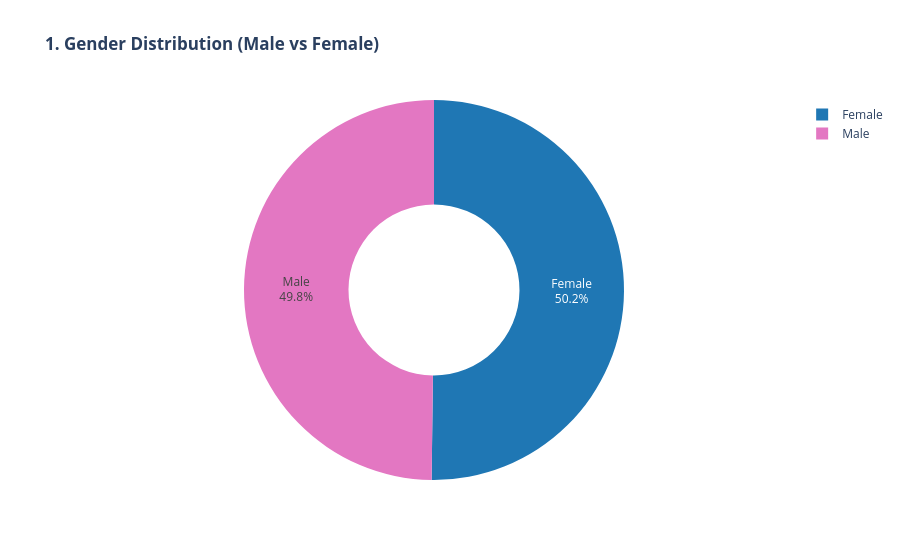
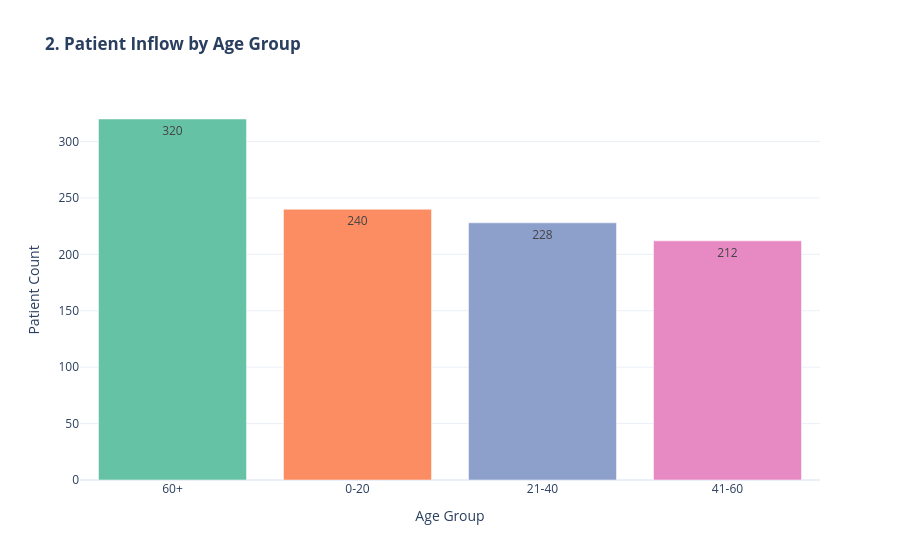
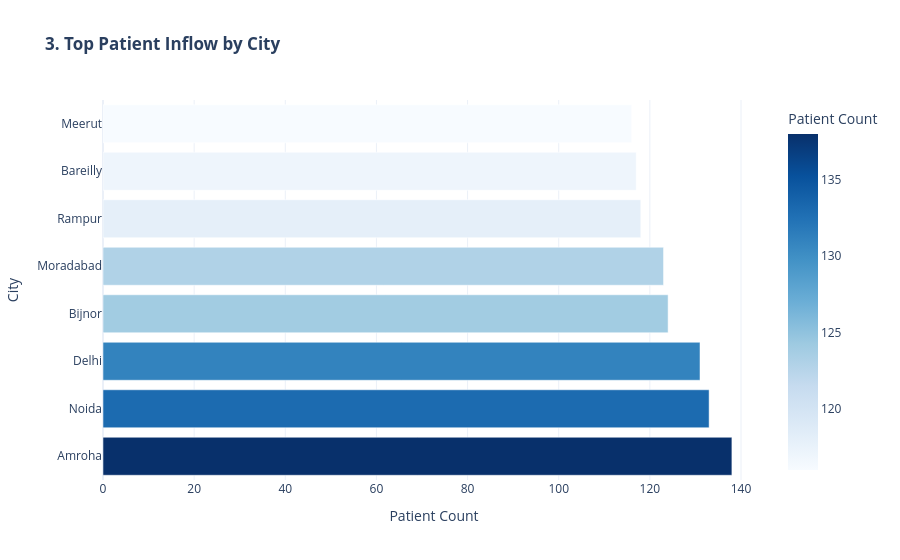

Write notebook code for charts like these, in order.
### Code cell
import pandas as pd
import plotly.express as px

# -------------------------------------------------------------
file_path = r'C:\Users\Acer\Downloads\2_Patient_Analytics.xlsx'
# -------------------------------------------------------------

# File Read & Data Load
df_pat = pd.read_excel(file_path, sheet_name='Raw Data')

# 1. Gender Distribution (Donut Chart)
gender_counts = df_pat['Gender'].value_counts().reset_index()
gender_counts.columns = ['Gender', 'Patient Count']

fig_gender = px.pie(
    gender_counts, 
    names='Gender', 
    values='Patient Count',
    title='<b>1. Gender Distribution (Male vs Female)</b>',
    hole=0.45,
    color_discrete_sequence=['#1f77b4', '#e377c2']
)
fig_gender.update_traces(textinfo='percent+label')
fig_gender.show()

# 2. Age Group Distribution (Bar Chart)
age_counts = df_pat['Age Group'].value_counts().reset_index()
age_counts.columns = ['Age Group', 'Patient Count']

fig_age = px.bar(
    age_counts, 
    x='Age Group', 
    y='Patient Count',
    color='Age Group',
    title='<b>2. Patient Inflow by Age Group</b>',
    text_auto=True,
    color_discrete_sequence=px.colors.qualitative.Set2
)
fig_age.update_layout(showlegend=False, template='plotly_white')
fig_age.show()

# 3. City-wise Demographics (Horizontal Bar Chart)
city_counts = df_pat['City'].value_counts().reset_index()
city_counts.columns = ['City', 'Patient Count']

fig_city = px.bar(
    city_counts, 
    x='Patient Count', 
    y='City',
    orientation='h',
    color='Patient Count',
    title='<b>3. Top Patient Inflow by City</b>',
    color_continuous_scale='Blues'
)
fig_city.update_layout(template='plotly_white')
fig_city.show()

### Figure 1 — Plotly figure (JSON) as saved in the notebook; plotly's stock layout.template omitted (floating-point values rounded to 4 significant figures)
{"data": [{"domain": {"x": [0, 1], "y": [0, 1]}, "hole": 0.45, "hovertemplate": "Gender=%{label}<br>Patient Count=%{value}<extra></extra>", "labels": ["Female", "Male"], "legendgroup": "", "name": "", "showlegend": true, "textinfo": "percent+label", "type": "pie", "values": [502, 498]}], "layout": {"legend": {"tracegroupgap": 0}, "piecolorway": ["#1f77b4", "#e377c2"], "title": {"text": "<b>1. Gender Distribution (Male vs Female)</b>"}}}

### Figure 2 — Plotly figure (JSON) as saved in the notebook; plotly's stock layout.template omitted (floating-point values rounded to 4 significant figures)
{"data": [{"hovertemplate": "Age Group=%{x}<br>Patient Count=%{y}<extra></extra>", "legendgroup": "60+", "marker": {"color": "rgb(102,194,165)", "pattern": {"shape": ""}}, "name": "60+", "orientation": "v", "showlegend": true, "textposition": "auto", "texttemplate": "%{y}", "type": "bar", "x": ["60+"], "xaxis": "x", "y": [320], "yaxis": "y"}, {"hovertemplate": "Age Group=%{x}<br>Patient Count=%{y}<extra></extra>", "legendgroup": "0-20", "marker": {"color": "rgb(252,141,98)", "pattern": {"shape": ""}}, "name": "0-20", "orientation": "v", "showlegend": true, "textposition": "auto", "texttemplate": "%{y}", "type": "bar", "x": ["0-20"], "xaxis": "x", "y": [240], "yaxis": "y"}, {"hovertemplate": "Age Group=%{x}<br>Patient Count=%{y}<extra></extra>", "legendgroup": "21-40", "marker": {"color": "rgb(141,160,203)", "pattern": {"shape": ""}}, "name": "21-40", "orientation": "v", "showlegend": true, "textposition": "auto", "texttemplate": "%{y}", "type": "bar", "x": ["21-40"], "xaxis": "x", "y": [228], "yaxis": "y"}, {"hovertemplate": "Age Group=%{x}<br>Patient Count=%{y}<extra></extra>", "legendgroup": "41-60", "marker": {"color": "rgb(231,138,195)", "pattern": {"shape": ""}}, "name": "41-60", "orientation": "v", "showlegend": true, "textposition": "auto", "texttemplate": "%{y}", "type": "bar", "x": ["41-60"], "xaxis": "x", "y": [212], "yaxis": "y"}], "layout": {"barmode": "relative", "legend": {"title": {"text": "Age Group"}, "tracegroupgap": 0}, "showlegend": false, "title": {"text": "<b>2. Patient Inflow by Age Group</b>"}, "xaxis": {"anchor": "y", "categoryarray": ["60+", "0-20", "21-40", "41-60"], "categoryorder": "array", "domain": [0, 1], "title": {"text": "Age Group"}}, "yaxis": {"anchor": "x", "domain": [0, 1], "title": {"text": "Patient Count"}}}}

### Figure 3 — Plotly figure (JSON) as saved in the notebook; plotly's stock layout.template omitted (floating-point values rounded to 4 significant figures)
{"data": [{"hovertemplate": "Patient Count=%{marker.color}<br>City=%{y}<extra></extra>", "legendgroup": "", "marker": {"color": [138, 133, 131, 124, 123, 118, 117, 116], "coloraxis": "coloraxis", "pattern": {"shape": ""}}, "name": "", "orientation": "h", "showlegend": false, "textposition": "auto", "type": "bar", "x": [138, 133, 131, 124, 123, 118, 117, 116], "xaxis": "x", "y": ["Amroha", "Noida", "Delhi", "Bijnor", "Moradabad", "Rampur", "Bareilly", "Meerut"], "yaxis": "y"}], "layout": {"barmode": "relative", "coloraxis": {"colorbar": {"title": {"text": "Patient Count"}}, "colorscale": [[0, "rgb(247,251,255)"], [0.125, "rgb(222,235,247)"], [0.25, "rgb(198,219,239)"], [0.375, "rgb(158,202,225)"], [0.5, "rgb(107,174,214)"], [0.625, "rgb(66,146,198)"], [0.75, "rgb(33,113,181)"], [0.875, "rgb(8,81,156)"], [1, "rgb(8,48,107)"]]}, "legend": {"tracegroupgap": 0}, "title": {"text": "<b>3. Top Patient Inflow by City</b>"}, "xaxis": {"anchor": "y", "domain": [0, 1], "title": {"text": "Patient Count"}}, "yaxis": {"anchor": "x", "domain": [0, 1], "title": {"text": "City"}}}}
